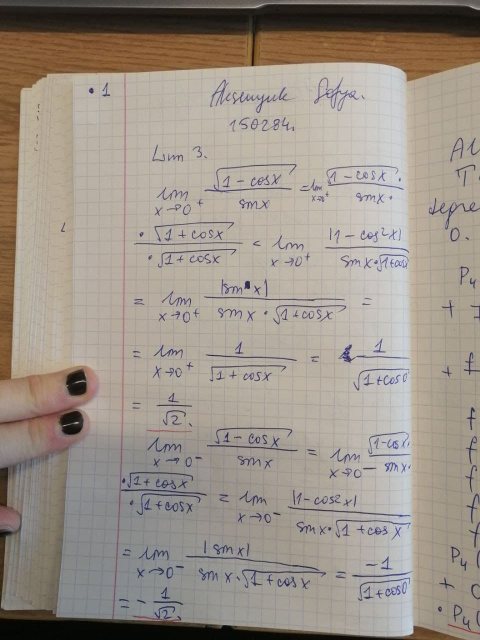
#> input picture 1st semester/Calculus I/Calculus test retake/1.jpg, 960 x 1280 px, given in place of easy.mp4, which was not available (shown at 1/2 size)
$ jupyter execute --allow-errors easy.ipynb   (shell and % lines are left out)   (text cells are left out)
#> lines starting #> are read from the running program, lines starting #| are printed output that depends on the picture; after the words box and inside, x2 and y2 are one past the last pixel; in counts of white or black regions, pixels touching at a corner belong together; pictures that were not available may be replaced by others from this repository, and a replacement may not be noted
[cell 1]
import matplotlib.pyplot as plt
import numpy as np
import cv2
import PIL
import os
import sys
import glob
import random

from pprint import pprint
from ipywidgets import Video

from PIL import Image
from PIL.ExifTags import TAGS

[cell 2]
folders_required = ['clipped', 'track', 'templates', 'templates/easy', 'templates/easy/static', 'templates/easy/track']

for folder in folders_required:
  if not os.path.exists(folder):
    os.mkdir(folder)

[cell 3]
def imshow(a):
  a = a.clip(0, 255).astype('uint8')
  if a.ndim == 3:
    if a.shape[2] == 4:
      a = cv2.cvtColor(a, cv2.COLOR_BGRA2RGBA)
    else:
      a = cv2.cvtColor(a, cv2.COLOR_BGR2RGB)
  display(PIL.Image.fromarray(a))

[cell 4]
def get_coords(bbox):
  p1 = (int(bbox[0]), int(bbox[1]))
  p2 = (int(bbox[0] + bbox[2]), int(bbox[1] + bbox[3]))
  return p1, p2


def draw_bbox(frame, bbox, color=(255, 0, 0), thickness=2):
  p1, p2 = get_coords(bbox)
  cv2.rectangle(frame, p1, p2, color, thickness, 1)

[cell 5]
def get_center(bbox):
    p1, p2 = get_coords(bbox)
    center = (p2[0] - p1[0]) // 2
    return p1[0] + center, p1[1] + center

[cell 6]
def read_video(path):
  video = cv2.VideoCapture(path)
  if not video.isOpened():
    assert("Cannot open video")

  video_width = int(video.get(3))
  video_height = int(video.get(4))
  print(f'Video resolution: {video_height}x{video_width}')

  video_fps = video.get(cv2.CAP_PROP_FPS)
  print(f'Video fps: {video_fps}')

  return video, video_width, video_height, video_fps

[cell 7]
def create_templates(frame, bboxes_static, bboxes_track, path):

  for name, bbox in bboxes_static.items():
    p1, p2 = get_coords(bbox)
    template = frame[p1[1]:p2[1], p1[0]:p2[0]]
    cv2.imwrite(f'{path}/static/{name}.png', template)

  for name, bbox in bboxes_track.items():
    p1, p2 = get_coords(bbox)
    template = frame[p1[1]:p2[1], p1[0]:p2[0]]
    cv2.imwrite(f'{path}/track/{name}.png', template)

[cell 8]
easy = read_video('./dataset-easy-final/easy.mp4')[0]
ret, frame = easy.read()
#> frame is the input picture: shape (1280, 960, 3); mean B, G, R 136.7, 146.9, 156.5
CELL_SIZE = 36
bboxes_static = dict()
bboxes_track = dict()

## static bboxes
board_bbox = (62, 116, 605, 779)
bboxes_static["board_bbox"] = board_bbox

blue_home_bbox = (166, 490, 145, 36)
bboxes_static["blue_home_bbox"] = blue_home_bbox

green_home_bbox = (419, 491, 142, 36)
bboxes_static["green_home_bbox"] = green_home_bbox

blue_yard_bbox = (75, 225, 150, 150)
bboxes_static["blue_yard_bbox"] = blue_yard_bbox

green_yard_bbox = (500, 632, 150, 150)
bboxes_static["green_yard_bbox"] = green_yard_bbox

## bboxes to track
dice_bbox = (242, 900, 105, 105)
bboxes_track["dice_bbox"] = dice_bbox

blue_bbox1 = (104, 280, CELL_SIZE, CELL_SIZE)
bboxes_track["blue_bbox1"] = blue_bbox1

blue_bbox2 = (134, 250, CELL_SIZE, CELL_SIZE)
bboxes_track["blue_bbox2"] = blue_bbox2

blue_bbox3 = (310, 528, CELL_SIZE, CELL_SIZE)
bboxes_track["blue_bbox3"] = blue_bbox3

blue_bbox4 = (131, 309, CELL_SIZE, CELL_SIZE)
bboxes_track["blue_bbox4"] = blue_bbox4

green_bbox1 = (537, 695, CELL_SIZE, CELL_SIZE)
bboxes_track["green_bbox1"] = green_bbox1

green_bbox2 = (561, 665, CELL_SIZE, CELL_SIZE)
bboxes_track["green_bbox2"] = green_bbox2

green_bbox3 = (239, 528, CELL_SIZE, CELL_SIZE)
bboxes_track["green_bbox3"] = green_bbox3

green_bbox4 = (564, 721, CELL_SIZE, CELL_SIZE)
bboxes_track["green_bbox4"] = green_bbox4


create_templates(frame, bboxes_static, bboxes_track, './templates/easy')
#> the loop in create_templates, `for name, bbox in bboxes_static.items():` made 5 passes
#> pass 1, in create_templates, `template = frame[p1[1]:p2[1], p1[0]:p2[0]]`:
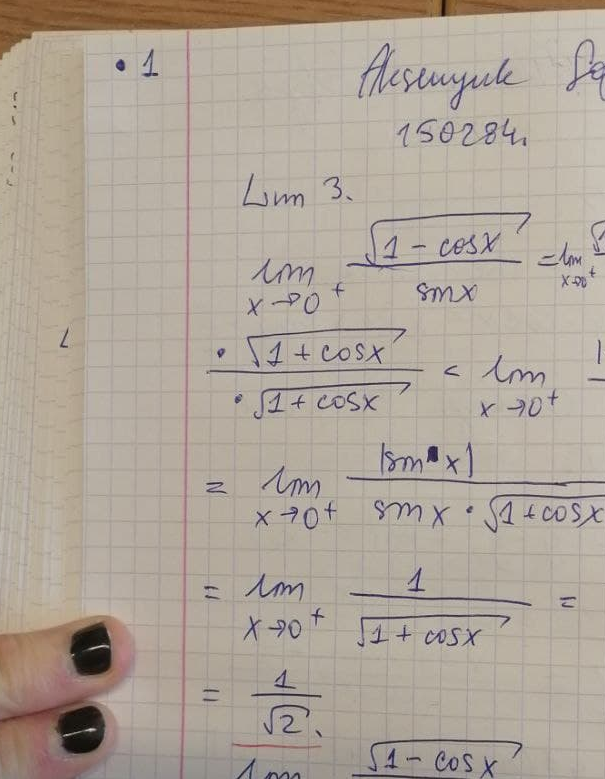
#> template: shape (779, 605, 3); mean B, G, R 153.7, 165.2, 175.8
#> pass 2, in create_templates, `template = frame[p1[1]:p2[1], p1[0]:p2[0]]`:
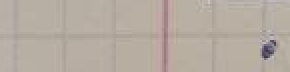
#> template: shape (36, 145, 3) (shown 2 times larger); mean B, G, R 161.3, 171.6, 181.6
#> pass 3, in create_templates, `template = frame[p1[1]:p2[1], p1[0]:p2[0]]`:
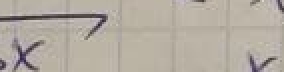
#> template: shape (36, 142, 3) (shown 2 times larger); mean B, G, R 161.2, 171.4, 179
#> the loop in create_templates, `for name, bbox in bboxes_track.items():` made 9 passes
#> pass 1, in create_templates, `template = frame[p1[1]:p2[1], p1[0]:p2[0]]`:
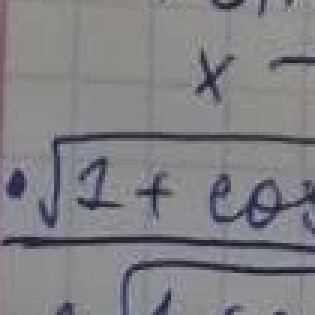
#> template: shape (105, 105, 3) (shown 3 times larger); mean B, G, R 132.6, 128.7, 129.2
#> pass 2, in create_templates, `template = frame[p1[1]:p2[1], p1[0]:p2[0]]`:
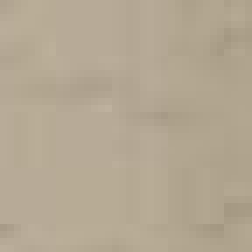
#> template: shape (36, 36, 3) (shown 7 times larger); mean B, G, R 146.6, 167.4, 179.8
#> pass 3, in create_templates, `template = frame[p1[1]:p2[1], p1[0]:p2[0]]`:
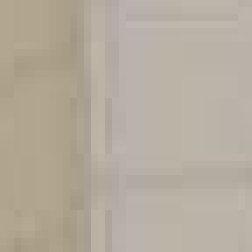
#> template: shape (36, 36, 3) (shown 7 times larger); mean B, G, R 158, 172, 180.9

for bbox in bboxes_static.values():
  draw_bbox(frame, bbox, (0, 0, 255), 2)
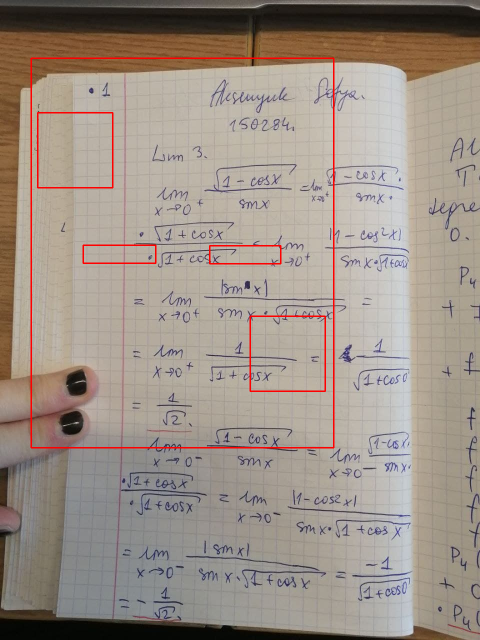
#> frame: shape (1280, 960, 3) (shown at 1/2 size); 1.14% of pixels changed, all inside (x1, y1, x2, y2) = (61, 115, 669, 897)

for bbox in bboxes_track.values():
  draw_bbox(frame, bbox, (0, 0, 255), 2)
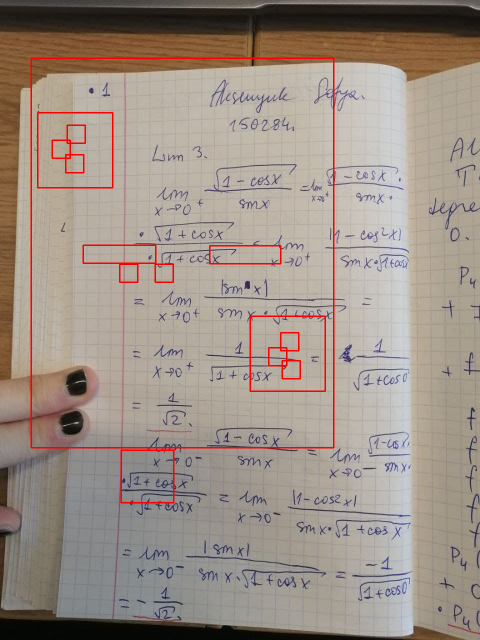
#> frame: shape (1280, 960, 3) (shown at 1/2 size); 0.37% of pixels changed, all inside (x1, y1, x2, y2) = (103, 249, 602, 1007)

print(f'\nFirst frame with bboxes:')
imshow(frame)

[cell 9]
def create_tracker(tracker_type):
  tracker_types = ['BOOSTING', 'MIL','KCF', 'TLD', 'MEDIANFLOW', 'GOTURN', 'MOSSE', 'CSRT']

  if tracker_type == 'BOOSTING':
      return cv2.legacy.TrackerBoosting_create()
  if tracker_type == 'MIL':
      return cv2.TrackerMIL_create()
  if tracker_type == 'KCF':
      return cv2.TrackerKCF_create()
  if tracker_type == 'TLD':
      return cv2.legacy.TrackerTLD_create()
  if tracker_type == 'MEDIANFLOW':
      return cv2.legacy.TrackerMedianFlow_create()
  if tracker_type == 'GOTURN':
      return cv2.TrackerGOTURN_create()
  if tracker_type == 'MOSSE':
      return cv2.legacy.TrackerMOSSE_create()
  if tracker_type == "CSRT":
      return cv2.legacy.TrackerCSRT_create()

[cell 10]
easy, easy_width, easy_height, easy_fps = read_video('./dataset-easy-final/easy.mp4')
#| Video resolution: 1280x960
#| Video fps: 30.0
#> easy_width = 960; easy_height = 1280; easy_fps = 30
ret, frame = easy.read()
bboxes_static = dict()
bboxes_track = dict()

for _file in glob.glob('./templates/easy/static/*'):
  template = cv2.imread(_file, cv2.IMREAD_COLOR)
  _, w, h = template.shape[::-1]
  res = cv2.matchTemplate(frame, template, cv2.TM_CCOEFF_NORMED)
  loc = np.where(res >= 0.9)
  for pt in zip(*loc[::-1]):
    p1, p2 = pt, (pt[0] + w, pt[1] + h)
    bboxes_static[os.path.basename(_file).split('.')[0]] = (p1[0], p1[1], p2[0]-p1[0], p2[1]-p1[1])

for _file in glob.glob('./templates/easy/track/*'):
  template = cv2.imread(_file, cv2.IMREAD_COLOR)
  _, w, h = template.shape[::-1]
  res = cv2.matchTemplate(frame, template, cv2.TM_CCOEFF_NORMED)
  loc = np.where(res >= 0.9)
  for pt in zip(*loc[::-1]):
    p1, p2 = pt, (pt[0] + w, pt[1] + h)
    bboxes_track[os.path.basename(_file).split('.')[0]] = (p1[0], p1[1], p2[0]-p1[0], p2[1]-p1[1])

## dividing board to 4 parts
box_parts = {}

left_up_bbox = (130, 277, 250, 250)
box_parts["left_up_bbox"] = left_up_bbox

right_up_bbox = (345, 274, 250, 250)
box_parts["right_up_bbox"] = right_up_bbox

right_down_bbox = (345, 490, 250, 250)
box_parts["right_down_bbox"] = right_down_bbox

left_down_bbox = (127, 490, 250, 250)
box_parts["left_down_bbox"] = left_down_bbox

## compute intersection points
int_points = {}

top = (348, 277, CELL_SIZE, CELL_SIZE)
int_points["up"] = get_center(top)

right = (560, 490, CELL_SIZE, CELL_SIZE)
int_points["right"] = get_center(right)

down = (343, 707, CELL_SIZE, CELL_SIZE)
int_points["down"] = get_center(down)

left = (128, 490, CELL_SIZE, CELL_SIZE)
int_points["left"] = get_center(left)

## showing results
for bbox in bboxes_static.values():
  draw_bbox(frame, bbox, (255, 0, 0), 2)

for bbox in bboxes_track.values():
  draw_bbox(frame, bbox, (255, 0, 0), 2)

for bbox in box_parts.values():
  draw_bbox(frame, bbox, (0, 0, 255), 1)
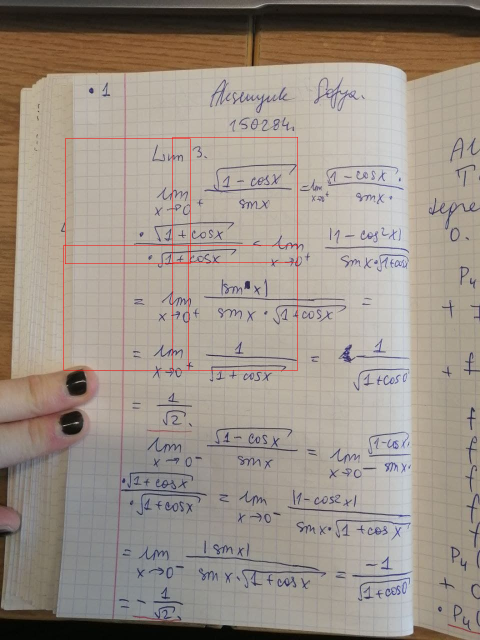
#> frame: shape (1280, 960, 3) (shown at 1/2 size); 0.31% of pixels changed, all inside (x1, y1, x2, y2) = (127, 274, 596, 741)

print(f'\nFirst frame with detected objects from templates:')
imshow(frame)

[cell 11]
# [9 lines left out: function is_in_bbox, not called in this run]

[cell 12]
def get_stats(frame, boxes, bboxes_static):
  green_home, blue_home = bboxes_static['green_home_bbox'], bboxes_static['blue_home_bbox']
  green_yard, blue_yard = bboxes_static['green_yard_bbox'], bboxes_static['blue_yard_bbox']

  green_score, blue_score = 0, 0
  green_tokens, blue_tokens = 0, 0

  for token in boxes:
    if is_in_bbox(green_home, token):
      green_score += 1
    if is_in_bbox(blue_home, token):
      blue_score += 1

    if is_in_bbox(green_yard, token):
      green_tokens += 1
    if is_in_bbox(blue_yard, token):
      blue_tokens += 1

  return green_score, green_tokens, blue_score, blue_tokens

[cell 13]
# [14 lines left out: function get_dice_dots, not called in this run]

[cell 14]
def manhattan_distance(point1, point2):
    return sum(abs(value1 - value2) for value1, value2 in zip(point1, point2)) / 36


# [42 lines left out: function token_distance, not called in this run]

[cell 15]
## instructions for computing distance
dist_instructions = {}
dist_instructions[('left_down_bbox', 'left_up_bbox')] = [[int_points['left']]]
dist_instructions[('left_down_bbox', 'right_down_bbox')] = [[int_points['down']]]
dist_instructions[('left_down_bbox', 'right_up_bbox')] = [[int_points['left'], int_points['up']], [int_points['right'], int_points['down']]]
dist_instructions[('left_up_bbox', 'right_down_bbox')] = [[int_points['up'], int_points['right']], [int_points['down'], int_points['left']]]
dist_instructions[('left_up_bbox', 'right_up_bbox')] = [[int_points['up']]]
dist_instructions[('right_down_bbox', 'right_up_bbox')] = [[int_points['right']]]
DIST_CONST = round(manhattan_distance(int_points['left'], int_points['up']) / 36)

[cell 16]
easy.set(cv2.CAP_PROP_POS_FRAMES, 0)
ret, frame = easy.read()

blue_multiTracker = cv2.legacy.MultiTracker_create()
green_multiTracker = cv2.legacy.MultiTracker_create()
dice_tracker = create_tracker("CSRT")

for name, bbox in bboxes_track.items():
  if name == 'dice_bbox':
    dice_tracker.init(frame, bbox)
  if name.split('_')[0] == 'green':
    green_multiTracker.add(create_tracker("CSRT"), frame, bbox)
  if name.split('_')[0] == 'blue':
    blue_multiTracker.add(create_tracker("CSRT"), frame, bbox)
#> `_, green_boxes = green_multiTracker.update(frame)`: green_boxes = ()
#> `_, dice_box = dice_tracker.update(frame)`: dice_box = (0, 0, 0, 0)
#> `cv2.rectangle(frame, (0, 0), (720, 100), (232, 232, 232), -1)`:
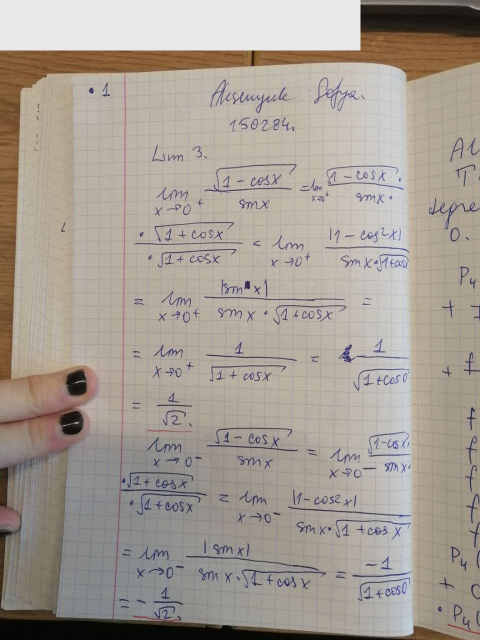
#> frame: shape (1280, 960, 3) (shown at 1/2 size); 5.93% of pixels changed, all inside (x1, y1, x2, y2) = (0, 0, 721, 101)

[cell 17]
easy_track = cv2.VideoWriter('./track/easy_track.avi', cv2.VideoWriter_fourcc(*'DIVX'), easy_fps, (easy_width, easy_height))
easy.set(cv2.CAP_PROP_POS_FRAMES, 0)

_green_tokens, _blue_tokens = 9, 9
counter = 0
pos_rip = (99999, 99999)
#> (the rest of this cell did not finish here and is left out)

$ run again, on 1st semester/Calculus I/Calculus test retake/3.jpg
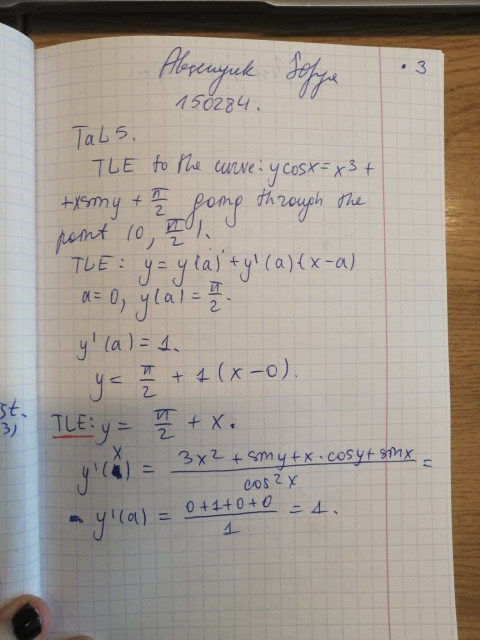
#> input picture 1st semester/Calculus I/Calculus test retake/3.jpg, 960 x 1280 px, given in place of easy.mp4, which was not available (shown at 1/2 size)
#> frame is the input picture: shape (1280, 960, 3); mean B, G, R 144.8, 153.7, 161.7
#| Video resolution: 1280x960
#| Video fps: 30.0
#> easy_width = 960; easy_height = 1280; easy_fps = 30
#> after the loop `for bbox in box_parts.values():`:
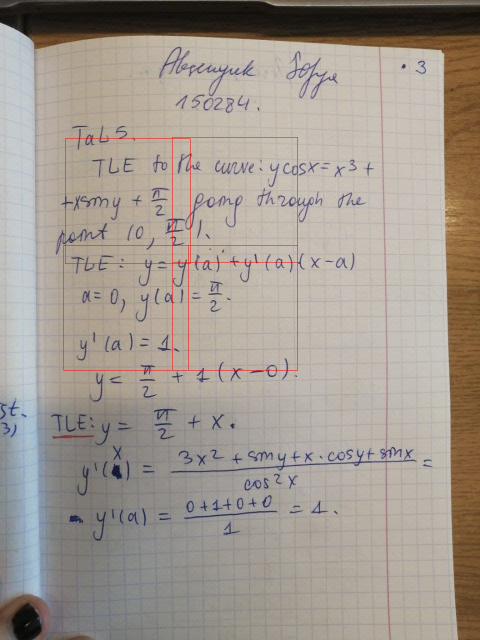
#> frame: shape (1280, 960, 3) (shown at 1/2 size); 0.31% of pixels changed, all inside (x1, y1, x2, y2) = (127, 274, 596, 741)
#> green_boxes = ()
#> dice_box = (0, 0, 0, 0)
#> `cv2.rectangle(frame, (0, 0), (720, 100), (232, 232, 232), -1)`:
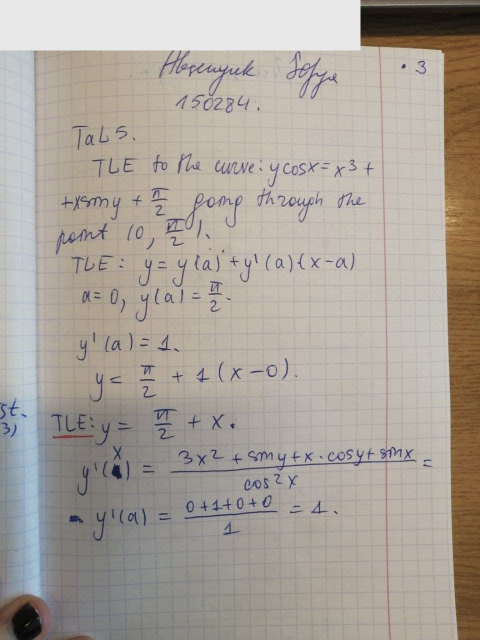
#> frame: shape (1280, 960, 3) (shown at 1/2 size); 5.93% of pixels changed, all inside (x1, y1, x2, y2) = (0, 0, 721, 101)

$ run again, on 1st semester/Calculus I/Calculus test retake/4.jpg
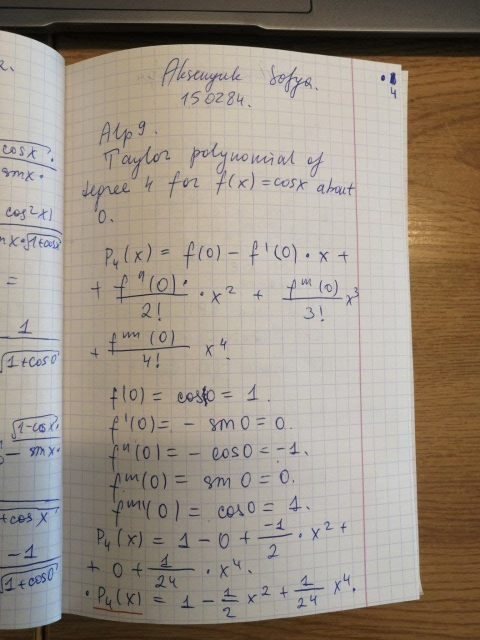
#> input picture 1st semester/Calculus I/Calculus test retake/4.jpg, 960 x 1280 px, given in place of easy.mp4, which was not available (shown at 1/2 size)
#> frame is the input picture: shape (1280, 960, 3); mean B, G, R 131.6, 144, 154.9
#| Video resolution: 1280x960
#| Video fps: 30.0
#> easy_width = 960; easy_height = 1280; easy_fps = 30
#> green_boxes = ()
#> dice_box = (0, 0, 0, 0)
#> `cv2.rectangle(frame, (0, 0), (720, 100), (232, 232, 232), -1)`:
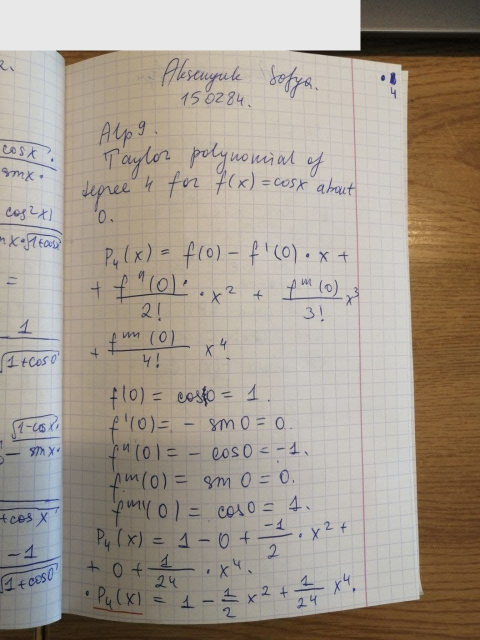
#> frame: shape (1280, 960, 3) (shown at 1/2 size); 5.93% of pixels changed, all inside (x1, y1, x2, y2) = (0, 0, 721, 101)
